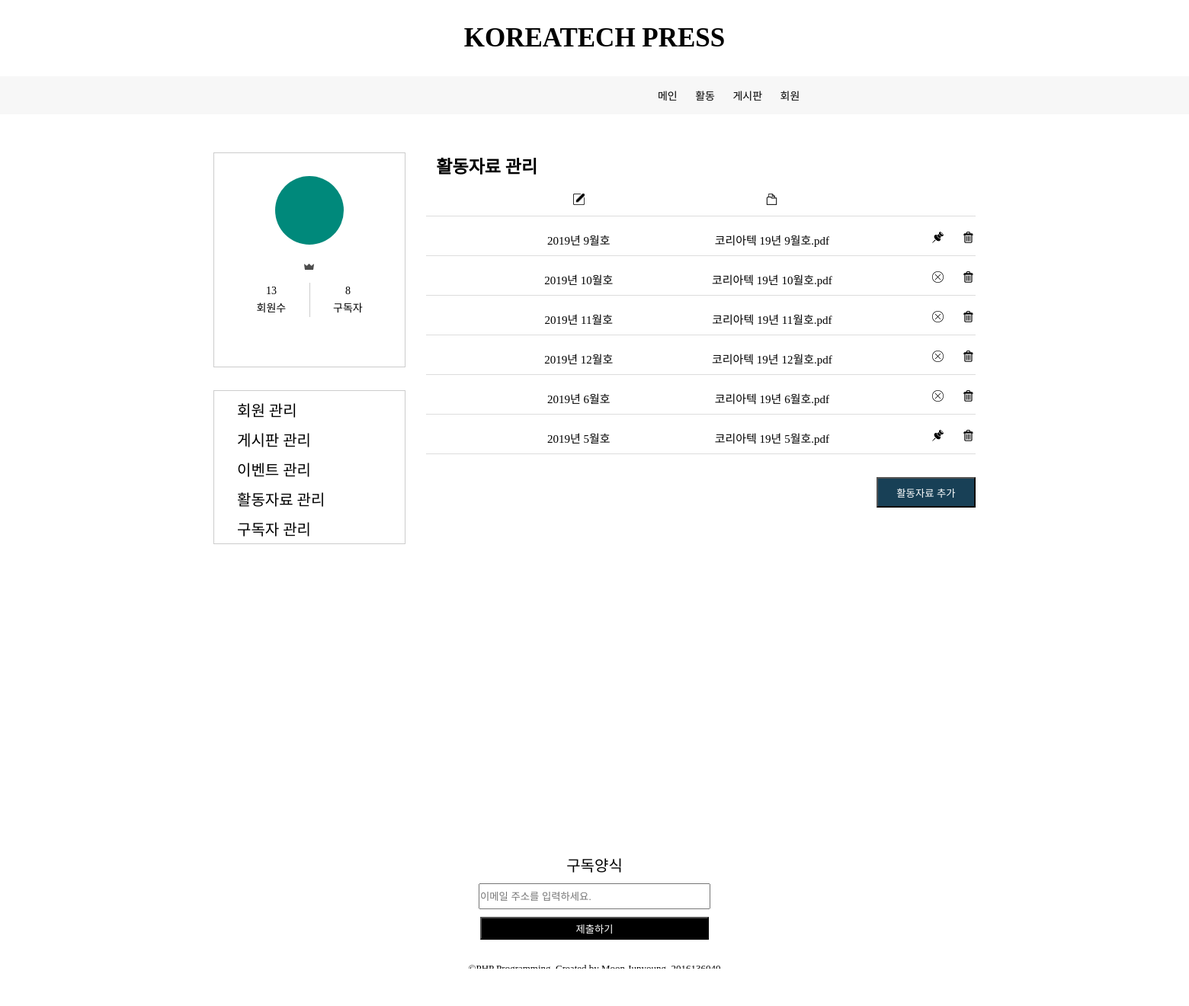
The app's page /admin_activity.php with its own data.
### tables this page shows
CREATE TABLE `activity` (
  `num` int(11) NOT NULL,
  `title` char(30) NOT NULL,
  `content` char(255) NOT NULL,
  `img_name` char(100) NOT NULL,
  `img_type` char(30) NOT NULL,
  `img_copied` char(30) NOT NULL,
  `file_name` char(30) NOT NULL,
  `file_type` char(30) NOT NULL,
  `file_copied` char(30) NOT NULL,
  `fix` int(11) DEFAULT NULL
);

### admin_activity.php (the view, shortened to what this page needs)
<!DOCTYPE html>
<html>
<head>
<link rel="stylesheet" type="text/css" href="./css/admin.css">
<link rel="stylesheet" type="text/css" href="./css/normal.css">
</head>
<?php
    $con = mysqli_connect("localhost", "mjy0750", "junyoung10", "project");
    $sql = "select * from member";
    $result = mysqli_query($con, $sql);
    $nMember = mysqli_num_rows($result);
    $sql = "select * from subscribe";
    $result = mysqli_query($con, $sql);
    $nSubscribe = mysqli_num_rows($result);
?>
<body>
    <header>
        <?php include "header.php";?>
    </header>
    <section>
    	<ul id= "admin_box">
            <div id="box_left">
                <div id="profil">
                    <div id="profil_icon">
                        <h3><?=$username?></h3>
                    </div>
                    <p style="font-size: 12px; padding-top: 8px; color: gray;">
                        <img src="./img/img_crown.png">
                    </p>
                    <ul id="member_inf">
                        <li id="nMember">
                            <p><?=$nMember?></p>
                            <p>회원수</p>
                        </li>
<?php
    $isNew = 0;
    if ($isNew == 1) {
?>
                        <li id="nSubscribe">
                            <a href="admin_subscribe.php">
                                <p><img src="./img/img_new.png">&nbsp<?=$nSubscribe?></p>
                            </a>
                            <p>구독자</p>
                        </li>
<?php } else { ?>
                        <li id="nSubscribe">
                            <p><?=$nSubscribe?></p>
                            <p>구독자</p>
                        </li>
<?php } ?>
                    </ul>
                </div>
                <div id= "menu">
                    <li><a href="admin.php">회원 관리</a></li>
                    <li><a href="admin_board.php">게시판 관리</a></li>
                    <li><a href="admin_event.php">이벤트 관리</a></li>
                    <li><a href="admin_activity.php">활동자료 관리</a></li>
                    <li><a href="admin_subscribe.php">구독자 관리</a></li>
                </div>
            </div>
            <div id="box_right">
                <div id="inf">
                    <h2>활동자료 관리</h2>
                </div>
                <ul id="row_member">
                    <li>
                        <span class="col_content"><img src="./img/title1.png"></span>
                        <span class="col_file"><img src="./img/file.png"></span>
                    </li>
                </ul>
<?php
    $sql = "select * from activity";
    $result = mysqli_query($con, $sql);
    $n = mysqli_num_rows($result);
    for ($i = 0; $i < $n; $i++) {
        $row = mysqli_fetch_array($result);
        $title = $row["title"];
        $file_name = $row["file_name"];
        $fix = $row["fix"];
?>
                 <ul id="row_member">
                    <li>
                        <span class="col_content"><?=$title?></span>
                        <span class="col_file"><?=$file_name?></span>
<?php
    if ($fix == 1) { ?>
                        <span class="col_delete"><img src="./img/img_delete.png" onclick="location.href='activity_delete.php?title=<?=$title?>'" style="cursor: pointer;"></span>
                        <span class="col_fix"><img src="./img/img_cancel.png" onclick="location.href='activity_cancel.php?title=<?=$title?>'" style="cursor: pointer;"></span>
<?php } else { ?>
                        <span class="col_delete"><img src="./img/img_delete.png" onclick="location.href='activity_delete.php?title=<?=$title?>'" style="cursor: pointer;"></span>
                        <span class="col_fix"><img src="./img/img_fix.png" onclick="location.href='activity_fix.php?title=<?=$title?>'" style="cursor: pointer;"></span>
<?php } ?>
                    </li>
                </ul>
<?php } ?>
                <button onclick="location.href='activity_add_form.php'">활동자료 추가</button>
            </div>
        </ul>
    </section>
</body>
	<footer>
        <?php include "footer.php";?>
    </footer>
</body>

### header.php (shortened to what this page needs)
<div id="top">
	<h3>
		<a href="index.php">KOREATECH PRESS
		</a>
	</h3>
</div>
<div id="menu_bar">
	<ul>
		<li><a href="index.php">메인</a></li>
		<li><a href="activity.php">활동</a></li>
		<li><a href="board_form.php">게시판</a></li>
		<li><a href="member.php">회원</li>
	</ul>
</div>

### footer.php (shortened to what this page needs)
<!DOCTYPE html>
<html>
<head>
</head>
<div id="bottom">
	<form name= "subscribe" method="post" action="subscribe.php">
		<p>구독양식</p>
		<h2><input type="text" name=email placeholder="이메일 주소를 입력하세요." style="width: 300px; height: 30px;"></h2>
		<h3><input type="button" value="제출하기" onclick="check_email()" style="width: 300px; height: 30px; background-color: black; color: white; cursor: pointer;"></h3>
		<span>©PHP Programming. Created by Moon Junyoung. 2016136040</span>
	</form>
</div>

### css/admin.css (style rules this page uses)
* { padding: 0; margin: 0; }
body { font-family: "맑은고딕"; font-size: 14px; }
img { border: 0; }
ul { list-style-type: none; }
a { display: inline-block; text-decoration: none; }
a:link { text-decoration:none; color: black; }
#admin_box { display: flex;position: relative; margin: 0 auto; width: 1000px; height: 850px; margin-top: 50px; }
#box_left { width: 270px; height: 100%; }
#profil { border: 1px solid rgb(204,204,204); height: 280px; text-align: center; }
#profil_icon { width: 90px; height: 90px; margin: 0 auto; background-color: rgb(0, 137, 123); border-radius: 45px; margin-top: 30px; margin-bottom: 10px; }
#profil_icon h3 { font-size: 25px; color: white; padding-top: 28px; }
#profil p { margin-top: 0px; }
#member_inf { border: 0px solid black; width: 200px; height: 45px; margin: 0 auto; display: flex; margin-top: 10px; }
#member_inf li { padding-top: 0px; vertical-align: center; }
#member_inf p { padding-top: 3px; }
#nMember { width: 100px; border-right: 1px solid rgb(204,204,204); }
#nSubscribe { width: 100px; }
#menu { border: 1px solid rgb(204,204,204); margin-top: 30px; height: 200px; text-align: left; }
#menu li { padding-left: 30px; font-size: 20px; padding-top: 10px; }
#box_right { width: 800px; height: 100%; }
#box_right button { margin-top: 30px; width: 130px; height: 40px; color: white; background-color: rgb(24,64,86); cursor: pointer; float: right; }
#inf { margin-left: 40px; }
#inf h2 { font-size: 23px; }
#row_member { margin-left: 27px; margin-top: 20px; border-bottom: solid 1px #dddddd; padding-bottom: 10px; }
#row_member span { font-size: 15px; text-align: center; display: inline-block; }
#row_member img { width: 15px; height: 15px; }
#row_member .col_delete { float: right; width: 20px; }
#row_member .col_content { margin-left: 50px; width: 300px; }
#row_member .col_file { width: 200px; }
#row_member .col_fix { float: right; width: 20px; padding-right: 20px; }

### css/normal.css (style rules this page uses)
* { padding: 0; margin: 0; }
body { font-family: "맑은고딕"; font-size: 14px; }
img { border: 0; }
ul { list-style-type: none; }
a { display: inline-block; text-decoration: none; }
a:link { text-decoration:none; color: black; }
#top { position: relative; width: 100%; margin: 0 auto; }
#top h3 { text-align: center; font-size: 35px; margin-top: 30px; }
#menu_bar { position: relative; margin: 0 auto; height: 50px; background: rgb(247, 247, 247); margin-top: 30px; }
#menu_bar ul { width: 1500px; text-align: center; padding: 15px 0 0 240px; }
#menu_bar li { display: inline; margin-left: 20px; }
#bottom { position: relative; width: 100%; height:250px; margin: 0 auto; text-align: center; background-color: white; margin-top: 20px; }
#bottom p { font-size: 20px; padding-top: 50px; padding-bottom: 5px; }
#bottom h2 { font-size: 20px; padding-top: 5px; padding-bottom: 5px; }
#bottom h3 { font-size: 20px; padding-top: 5px; padding-bottom: 30px; }
#bottom span { font-size: 13px; margin-top: 30px; }

### records on screen
activity: title "2019년 9월호", file_name "코리아텍 19년 9월호.pdf", fix 0 (drawn)
activity: title "2019년 10월호", file_name "코리아텍 19년 10월호.pdf", fix 1 (drawn)
activity: title "2019년 11월호", file_name "코리아텍 19년 11월호.pdf", fix 1 (drawn)
activity: title "2019년 12월호", file_name "코리아텍 19년 12월호.pdf", fix 1 (drawn)
activity: title "2019년 6월호", file_name "코리아텍 19년 6월호.pdf", fix 1 (drawn)
activity: title "2019년 5월호", file_name "코리아텍 19년 5월호.pdf", fix 0 (drawn)

### other values on screen
$nMember "13"
$nSubscribe "8"
